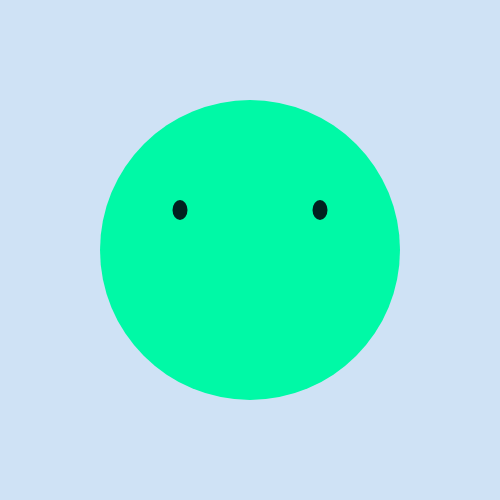
Frame 1 (no input)
Frame 60 (no input): identical to frame 1, image omitted
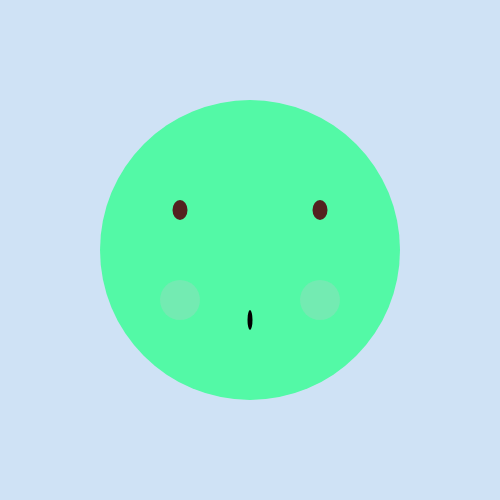
Frame 120 (the mouse pressed at the canvas centre since frame 60)

The p5.js sketch that drew these frames (run headless with seeded random() and noise() and a simulated clock; from frame 60 on, the mouse is pressed at the canvas centre):

// p5.js sketch
// ── sketch.js
function setup() {
  createCanvas(500, 500);
}

function draw() {
  noStroke();
  background('#cfe2f5ff');

  //face
  fill(mouseX/3, 249, 166);
  ellipse(250,250,300,300);

  //eyes
  fill(mouseX/3, 33, 32);
  ellipse(180,210,15,20);
  ellipse(width-180,210,15,20);

  //cheeks
  fill(241, 180, 225,mouseX/5);
  ellipse(180,300,40,40);
  ellipse(width-180,300,40,40);

  //mouth 
  fill("black");
  ellipse(250,320,mouseX/50,20);


}
